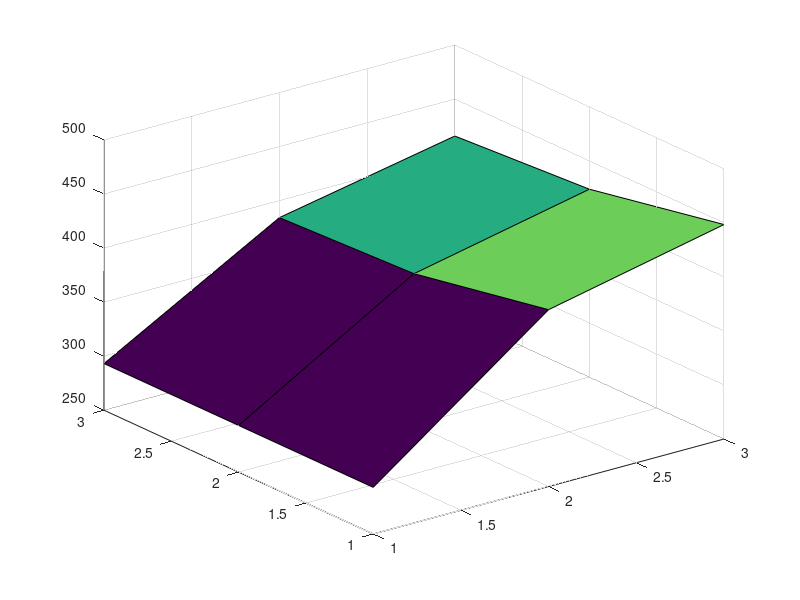

Reproduce this figure in MATLAB.
clear;
clc;
%Given data
K=44.5;
f=1000;
h=1000;
m=3/2;
l=3/2;
g=293.15;
%Element stiffness matrix
ek(1,1)=K*(m^2+l^2)/(3*m*l);
ek(1,2)=K*(-2*m^2+l^2)/(6*m*l);
ek(1,3)=K*(-m^2-l^2)/(6*m*l);
ek(1,4)=K*(m^2-2*l^2)/(6*m*l);
ek(2,2)=K*(m^2+l^2)/(3*m*l);
ek(2,3)=K*(m^2-2*l^2)/(6*m*l);
ek(2,4)=K*(-m^2-l^2)/(6*m*l);
ek(3,3)=K*(m^2+l^2)/(3*m*l);
ek(3,4)=K*(-2*m^2+l^2)/(6*m*l);
ek(4,4)=K*(m^2+l^2)/(3*m*l);
for i=2:4
    for j=1:i-1
        ek(i,j)=ek(j,i);
    end
end
ek;
%Etable of mesh
etable=[1 2 5 4;2 3 6 5;4 5 8 7; 5 6 9 8];
%Global stiffness matrix
kglobal=zeros(9);
for i=1:4
  kglobal(etable(i,:),etable(i,:))=kglobal(etable(i,:),etable(i,:))+ek;
end
kglobal
%Element load matrix
fe=f*m*l/4*[1;1;1;1];
%Global load matrix
fglobal=zeros(9,1);
for i=1:4
 %for i=1:9
fglobal(etable(i,:))=fglobal(etable(i,:))+fe;
end

%Apply the BC condition
big=mean(diag(kglobal))*1e6;
fixdof=[1 4 7];
for i=fixdof
    kglobal(i,i)=kglobal(i,i)+big;
    fglobal(i,1)=fglobal(i,1)+g*big;
end
fglobal(7,1)=fglobal(7,1)+l/2*h;
fglobal(8,1)=fglobal(8,1)+l/2*h+l/2*h;
fglobal(9,1)=fglobal(9,1)+l/2*h;
fglobal
%Calculate the solution vector
d=kglobal\fglobal
for i=1:3
    for j=1:3
        u1(i,j)=d(j+3*(i-1),1);
    end 
end
    for i=1:3
        for j=1:3
        u(i,j)=u1(4-i,j);
    end 
    end
u
surf(u)
       
